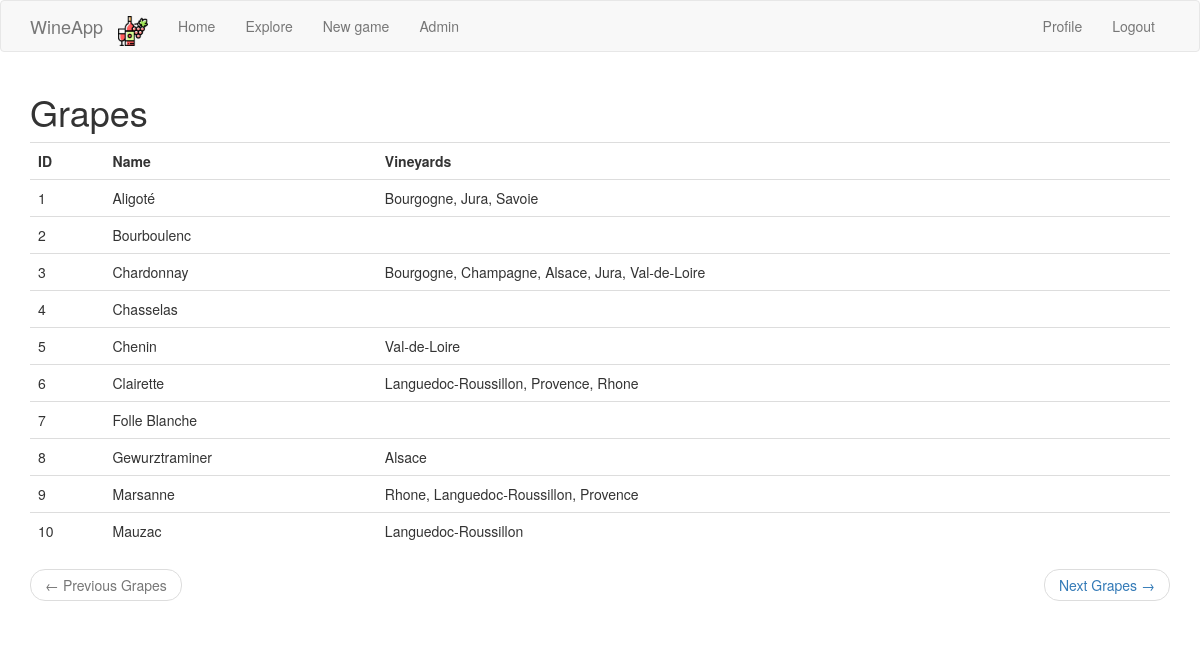
The app's page /explore_grapes (signed in) with its own data.
### app/models.py (models this page shows, shortened)
class User(UserMixin, db.Model):
    id = db.Column(db.Integer, primary_key=True)
    username = db.Column(db.String(64), index=True, unique=True)
    email = db.Column(db.String(120), index=True, unique=True)
    password_hash = db.Column(db.String(128))
    posts = db.relationship('Post', backref='author', lazy='dynamic')
    about_me = db.Column(db.String(140))
    last_seen = db.Column(db.DateTime, default=datetime.utcnow)
    followed = db.relationship(
        'User', secondary=followers,
        primaryjoin=(followers.c.follower_id == id),
        secondaryjoin=(followers.c.followed_id == id),
        backref=db.backref('followers', lazy='dynamic'), lazy='dynamic')

class Grape(db.Model):
    id = db.Column(db.Integer, primary_key=True)
    name = db.Column(db.String(140))
    regions = db.Column(db.String(140))
    vineyards = db.Column(db.String(140))
    departments = db.Column(db.String(140))
    area_fr = db.Column(db.Integer)
    area_world = db.Column(db.Integer)
    red = db.Column(db.Boolean, index=True)

### app/main/routes.py (the view)
@bp.route('/explore_grapes')
@login_required
def explore_grapes():
    page = request.args.get('page', 1, type=int)
    grapes = Grape.query.order_by(Grape.id.asc()).paginate(
        page, current_app.config['GRAPES_PER_PAGE'], False)
    next_url = url_for('main.explore_grapes', page=grapes.next_num) \
        if grapes.has_next else None
    prev_url = url_for('main.explore_grapes', page=grapes.prev_num) \
        if grapes.has_prev else None
    return render_template('explore_grapes.html',
                           title=_('Explore Grapes'),
                           grapes=grapes.items,
                           next_url=next_url,
                           prev_url=prev_url)

### app/main/routes.py (called while the page is built)
@bp.before_app_request
def before_request():
    if current_user.is_authenticated:
        current_user.last_seen = datetime.utcnow()
        db.session.commit()
    g.locale = str(get_locale())

### app/models.py (called while the page is built)
@login.user_loader
def load_user(id):
    return User.query.get(int(id))

### app/templates/explore_grapes.html (shortened to what this page needs)
{% extends "base.html" %}
{% import 'bootstrap/wtf.html' as wtf %}
{% block app_content %}
    <h1>Grapes</h1>
<table class="table table-hover">
    <tr>
        <th>ID</th>
        <th>Name</th>
        <th>Vineyards</th>
    </tr>
    {% for grape in grapes %}
        {% include '_grape.html' %}
    {% endfor %}
    </table>
    <nav aria-label="...">
        <ul class="pager">
            <li class="previous{% if not prev_url %} disabled{% endif %}">
                <a href="{{ prev_url or '#' }}">
                    <span aria-hidden="true">&larr;</span> {{ _('Previous Grapes') }}
                </a>
            </li>
            <li class="next{% if not next_url %} disabled{% endif %}">
                <a href="{{ next_url or '#' }}">
                    {{ _('Next Grapes') }} <span aria-hidden="true">&rarr;</span>
                </a>
            </li>
        </ul>
    </nav>
{% endblock %}

### app/templates/base.html (shortened to what this page needs)
{% extends 'bootstrap/base.html' %}
{% block navbar %}
<nav class="navbar navbar-default">
    <div class="container">
        <div class="navbar-header">
            <a class="navbar-brand" href="{{ url_for('main.index') }}">WineApp</a>
        </div>
        <div class="collapse navbar-collapse" id="bs-example-navbar-collapse-1">
            <ul class="nav navbar-nav">
                <li><a href="{{ url_for('main.index') }}" class="navbar-brand">
                    <img src="/static/bottle_red_wine.png" style="height:30px;margin:0px;padding:0px;">
                </a></li>
                <li><a href="{{ url_for('main.index') }}">{{ _('Home') }}</a></li>
                <li class="nav-item dropdown">
                    <a class="nav-link dropdown-toggle" href="#" id="navbarDropdown" role="button"
                       data-toggle="dropdown" aria-haspopup="true" aria-expanded="false">
                        Explore
                    </a>
                </li>
                <li><a href="{{ url_for('main.new_game') }}">{{ _('New game') }}</a></li>
                {% if current_user.username == 'admin' %}
                <li><a href="{{ url_for('main.admin') }}">{{ _('Admin') }}</a></li>
                {% endif %}
            </ul>
            <ul class="nav navbar-nav navbar-right">
                {% if current_user.is_anonymous %}
                <li><a href="{{ url_for('auth.login') }}">{{ _('Login') }}</a></li>
                {% else %}
                <li><a href="{{ url_for('main.user', username=current_user.username) }}">{{ _('Profile') }}</a></li>
                <li><a href="{{ url_for('auth.logout') }}">{{ _('Logout') }}</a></li>
                {% endif %}
            </ul>
        </div>
    </div>
</nav>
{% endblock %}
{% block content %}
<div class="container">
    {% block app_content %}{% endblock %}
</div>
{% endblock %}

### app/templates/_grape.html
    <tr onclick="window.location='{{ url_for('main.grape_identity_card', grape_id=grape.id) }}'">
        <td>{{ grape.id }}</td>
        <td>{{ grape.name }}</td>
        <td>{{ grape.regions }}</td>
    </tr>

### records on screen
Grape: id "1", name "Aligoté", regions "Bourgogne, Jura, Savoie"
Grape: id "2", name "Bourboulenc"
Grape: id "3", name "Chardonnay", regions "Bourgogne, Champagne, Alsace, Jura, Val-de-Loire"
Grape: id "4", name "Chasselas"
Grape: id "5", name "Chenin", regions "Val-de-Loire"
Grape: id "6", name "Clairette", regions "Languedoc-Roussillon, Provence, Rhone"
Grape: id "7", name "Folle Blanche"
Grape: id "8", name "Gewurztraminer", regions "Alsace"
Grape: id "9", name "Marsanne", regions "Rhone, Languedoc-Roussillon, Provence"
Grape: id "10", name "Mauzac", regions "Languedoc-Roussillon"
